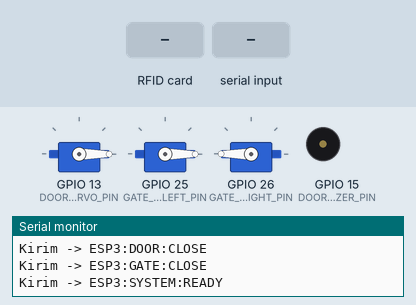
Simulated run of this sketch. Board: ESP32. On the bench: 3 × servo, buzzer (waves = sounding, pin HIGH), the last lines printed to the serial monitor. Wiring (inferred from the names in the program): 2 × IR receiver: data GPIO 14 / data GPIO 32. The test bench sets the inputs (shaded band).

Above: at 1.2 s.
1.3 s: RFID card 5E 7A 19 C4 held to the reader
At 1.8 s:
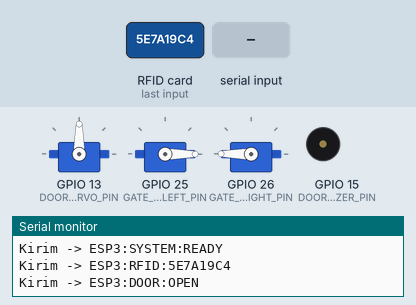
2.8 s: "GATE:OPEN\n" received over the second serial link
At 3.7 s:
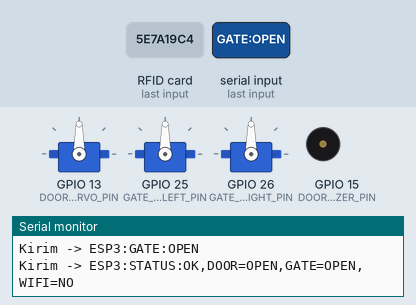
5.8 s: "DOOR:OPEN\n" received over the second serial link
At 5.82 s:
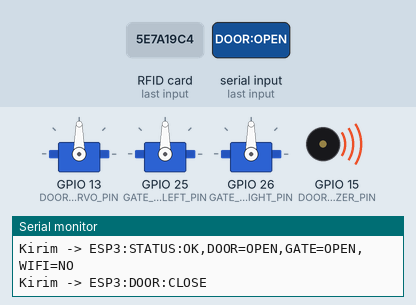
Timing chart, 0 to 10.3 s (numbered marks = the images above; inputs shaded):
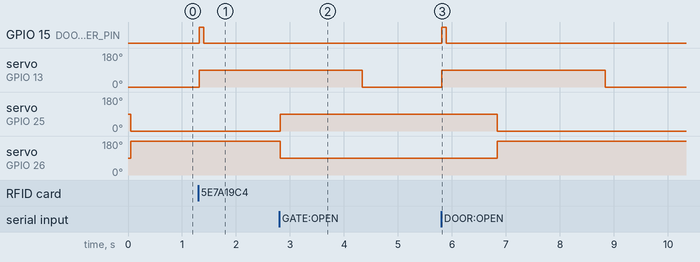

The sketch:

esp32-3.ino
```cpp
/*
  ESP32 #3 - Smart Door & Smart Gate

  KOMUNIKASI UART KE ESP32 #4:
  GPIO 16 - RX from ESP32 #4
  GPIO 17 - TX to ESP32 #4

  RFID:
  GPIO 21 - RFID SS
  GPIO 22 - RFID RST
  GPIO 23 - RFID MOSI
  GPIO 19 - RFID MISO
  GPIO 18 - RFID SCK

  SMART DOOR:
  GPIO 13 - Door Servo
  GPIO 14 - Door IR Sensor
  GPIO 15 - Door Buzzer

  SMART GATE:
  GPIO 25 - Gate Servo Left
  GPIO 26 - Gate Servo Right
  GPIO 32 - Gate IR Sensor
*/

#include <WiFi.h>
#include <SPI.h>
#include <MFRC522.h>
#include <ESP32Servo.h>

#define RX_FROM_ESP4 16
#define TX_TO_ESP4   17

#define RFID_SS_PIN 21
#define RFID_RST_PIN 22

#define DOOR_SERVO_PIN 13
#define DOOR_IR_PIN 14
#define DOOR_BUZZER_PIN 15

#define GATE_SERVO_LEFT_PIN 25
#define GATE_SERVO_RIGHT_PIN 26
#define GATE_IR_PIN 32

HardwareSerial ControlSerial(2);

MFRC522 rfid(RFID_SS_PIN, RFID_RST_PIN);

Servo doorServo;
Servo gateLeftServo;
Servo gateRightServo;

bool doorOpen = false;
bool gateOpen = false;

unsigned long doorOpenTime = 0;
unsigned long gateOpenTime = 0;
unsigned long lastStatusSend = 0;

void sendLog(String type, String message) {
  String data = "ESP3:" + type + ":" + message;
  ControlSerial.println(data);
  Serial.println("Kirim -> " + data);
}

void beepDoor(int count) {
  for (int i = 0; i < count; i++) {
    digitalWrite(DOOR_BUZZER_PIN, HIGH);
    delay(80);
    digitalWrite(DOOR_BUZZER_PIN, LOW);
    delay(80);
  }
}

void openDoor() {
  doorServo.write(90);
  doorOpen = true;
  doorOpenTime = millis();
  beepDoor(1);
  sendLog("DOOR", "OPEN");
}

void closeDoor() {
  doorServo.write(0);
  doorOpen = false;
  sendLog("DOOR", "CLOSE");
}

void openGate() {
  gateLeftServo.write(90);
  gateRightServo.write(90);
  gateOpen = true;
  gateOpenTime = millis();
  sendLog("GATE", "OPEN");
}

void closeGate() {
  gateLeftServo.write(0);
  gateRightServo.write(180);
  gateOpen = false;
  sendLog("GATE", "CLOSE");
}

void connectWiFi(String ssid, String pass) {
  WiFi.begin(ssid.c_str(), pass.c_str());
  sendLog("WIFI", "CONNECTING");
}

void handleCommand(String cmd) {
  cmd.trim();

  if (cmd.startsWith("WIFI:")) {
    int commaIndex = cmd.indexOf(',');

    if (commaIndex > 5) {
      String ssid = cmd.substring(5, commaIndex);
      String pass = cmd.substring(commaIndex + 1);
      connectWiFi(ssid, pass);
    }
  }

  if (cmd == "DOOR:OPEN") openDoor();
  if (cmd == "DOOR:CLOSE") closeDoor();
  if (cmd == "GATE:OPEN") openGate();
  if (cmd == "GATE:CLOSE") closeGate();
}

void readRFID() {
  if (!rfid.PICC_IsNewCardPresent()) return;
  if (!rfid.PICC_ReadCardSerial()) return;

  String uid = "";

  for (byte i = 0; i < rfid.uid.size; i++) {
    uid += String(rfid.uid.uidByte[i], HEX);
  }

  uid.toUpperCase();

  sendLog("RFID", uid);

  // Sementara semua kartu RFID dianggap valid
  openDoor();

  rfid.PICC_HaltA();
  rfid.PCD_StopCrypto1();
}

void setup() {
  Serial.begin(115200);
  ControlSerial.begin(9600, SERIAL_8N1, RX_FROM_ESP4, TX_TO_ESP4);

  pinMode(DOOR_IR_PIN, INPUT);
  pinMode(GATE_IR_PIN, INPUT);
  pinMode(DOOR_BUZZER_PIN, OUTPUT);

  digitalWrite(DOOR_BUZZER_PIN, LOW);

  SPI.begin(18, 19, 23, 21);
  rfid.PCD_Init();

  doorServo.attach(DOOR_SERVO_PIN);
  gateLeftServo.attach(GATE_SERVO_LEFT_PIN);
  gateRightServo.attach(GATE_SERVO_RIGHT_PIN);

  closeDoor();
  closeGate();

  sendLog("SYSTEM", "READY");
}

void loop() {
  if (ControlSerial.available()) {
    String cmd = ControlSerial.readStringUntil('\n');
    handleCommand(cmd);
  }

  readRFID();

  int doorIR = digitalRead(DOOR_IR_PIN);
  int gateIR = digitalRead(GATE_IR_PIN);

  // Kalau sensor IR kebalik, ubah LOW menjadi HIGH
  if (doorIR == LOW && !doorOpen) {
    openDoor();
  }

  if (gateIR == LOW && !gateOpen) {
    openGate();
  }

  if (doorOpen && millis() - doorOpenTime > 3000) {
    closeDoor();
  }

  if (gateOpen && millis() - gateOpenTime > 4000) {
    closeGate();
  }

  if (millis() - lastStatusSend > 3000) {
    lastStatusSend = millis();

    String status = "OK,DOOR=" + String(doorOpen ? "OPEN" : "CLOSE");
    status += ",GATE=" + String(gateOpen ? "OPEN" : "CLOSE");
    status += ",WIFI=" + String(WiFi.status() == WL_CONNECTED ? "OK" : "NO");

    sendLog("STATUS", status);
  }
}
```

Measured:
- after the input at 1.3 s, GPIO 15 (DOOR_BUZZER_PIN): LOW → HIGH at once, → LOW 0.08 s later; servo on GPIO 13 (DOOR_SERVO_PIN): 0° → 90° at once
- after the input at 2.8 s, servo on GPIO 25 (GATE_SERVO_LEFT_PIN): 0° → 90° at once; servo on GPIO 26 (GATE_SERVO_RIGHT_PIN): 180° → 90° at once
- after the input at 5.8 s, GPIO 15 (DOOR_BUZZER_PIN): LOW → HIGH at once, → LOW 0.08 s later; servo on GPIO 13 (DOOR_SERVO_PIN): 0° → 90° at once, → 0° 3.0 s later
